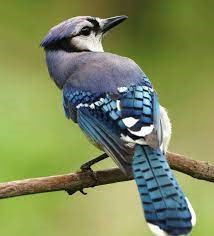
#> input picture LP-VI/I.P/Assignment_2_Histogram_Ubuntu/bird_image.jpeg, 214 x 236 px
$ python assignment_2.py
#> lines starting #> are read from the running program, lines starting #| are printed output that depends on the picture
"""
ASSIGNMENT 2: HISTOGRAM EQUALIZATION
====================================
Display histogram, equalized histogram, and equalized image
Techniques: Histogram calculation and equalization
"""

import cv2
import numpy as np
import matplotlib.pyplot as plt
import os

# Spyder compatibility
import matplotlib
matplotlib.use('Qt5Agg')

print("=" * 70)
print("ASSIGNMENT 2: HISTOGRAM EQUALIZATION")
print("=" * 70)

# Load image
script_dir = os.path.dirname(os.path.abspath(__file__))
image_path = os.path.join(script_dir, 'bird_image.jpeg')

if not os.path.exists(image_path):
    print(f"Error: Image file not found at {image_path}")
    print("Please ensure bird_image.jpeg is in the same directory as this script")
    exit()

image = cv2.imread(image_path)
#> image is the input picture: shape (236, 214, 3); mean B, G, R 89.7, 138.2, 126.6
#| Image Shape: (236, 214, 3)
if image is None:
    print("Error: Could not read the image.")
    exit()

def cv2_imshow(img, title=""):
    """Display image using matplotlib"""
#> called with title = 'Original Color Image (Bird)'
    plt.figure(figsize=(10, 8))
    if len(img.shape) == 2:  # Grayscale
        plt.imshow(img, cmap='gray')
    else:  # Color
        plt.imshow(cv2.cvtColor(img, cv2.COLOR_BGR2RGB))
    plt.axis('off')
    if title:
        plt.title(title, fontsize=14, fontweight='bold')
    plt.tight_layout()
    plt.show()

# =========================================================
# LOAD AND DISPLAY ORIGINAL IMAGE
# =========================================================
print("\n" + "=" * 70)
print("STEP 1: ORIGINAL IMAGE")
print("=" * 70)
print(f"Image Shape: {image.shape}")

cv2_imshow(image, "Original Color Image (Bird)")

# Convert to grayscale
gray = cv2.cvtColor(image, cv2.COLOR_BGR2GRAY)
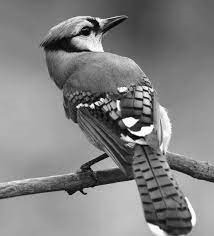
#> gray: shape (236, 214); min 0, max 255, mean 129.2
print(f"Grayscale Image Shape: {gray.shape}")
#| Grayscale Image Shape: (236, 214)

cv2_imshow(gray, "Original Grayscale Image (Bird)")

# =========================================================
# STEP 1: ORIGINAL HISTOGRAM
# =========================================================
print("\n" + "=" * 70)
print("STEP 2: ORIGINAL HISTOGRAM")
print("=" * 70)

# Calculate histogram for original grayscale image
hist_original = cv2.calcHist([gray], [0], None, [256], [0, 256])
#> hist_original = 256 values, max 1343 at index 163, min 5 at index 0, mean 197.3

# Plot the original histogram
plt.figure(figsize=(12, 5))

plt.subplot(1, 2, 1)
plt.hist(gray.ravel(), bins=256, range=[0, 256], color='black', alpha=0.7)
plt.title('Original Histogram (Grayscale)', fontsize=12, fontweight='bold')
plt.xlabel('Pixel Intensity')
plt.ylabel('Number of Pixels')
plt.xlim([0, 256])
plt.grid(True, alpha=0.3)

# =========================================================
# STEP 2: HISTOGRAM EQUALIZATION
# =========================================================
print("\nPerforming Histogram Equalization...")

equalized_gray = cv2.equalizeHist(gray)
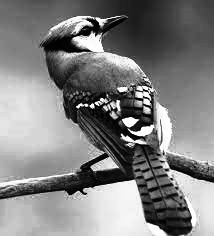
#> equalized_gray: shape (236, 214); min 0, max 255, mean 128.4

# Calculate histogram for equalized image
hist_equalized = cv2.calcHist([equalized_gray], [0], None, [256], [0, 256])
#> hist_equalized = 256 values, max 1343 at index 188, min 0 at index 31, mean 197.3

# Plot the equalized histogram
plt.subplot(1, 2, 2)
plt.hist(equalized_gray.ravel(), bins=256, range=[0, 256], color='blue', alpha=0.7)
plt.title('Equalized Histogram (Grayscale)', fontsize=12, fontweight='bold')
plt.xlabel('Pixel Intensity')
plt.ylabel('Number of Pixels')
plt.xlim([0, 256])
plt.grid(True, alpha=0.3)

plt.tight_layout()
plt.show()
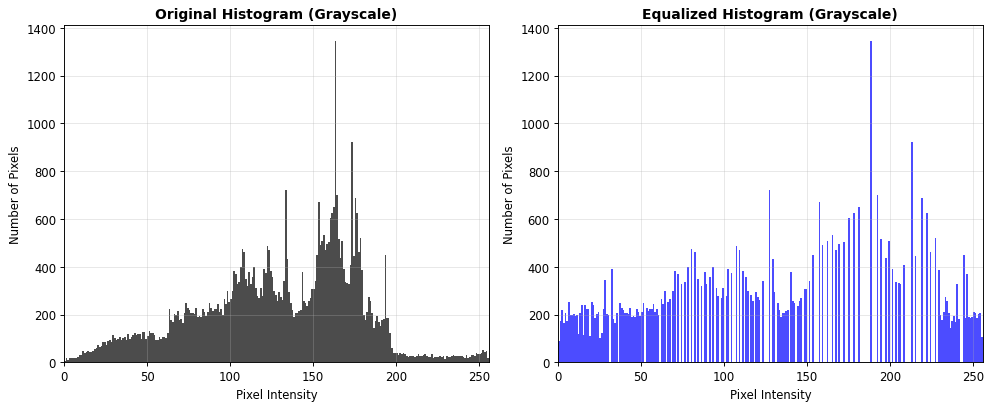
#> figure drawn by matplotlib, 2 panels; panel 1: tallest bar 1343 high, from x = 163 to 164; panel 2: tallest bar 1343 high, from x = 188 to 189

# =========================================================
# STEP 3: DISPLAY EQUALIZED IMAGES
# =========================================================
print("\n" + "=" * 70)
print("STEP 3: EQUALIZED IMAGE")
print("=" * 70)

# Display equalized grayscale image
cv2_imshow(equalized_gray, "Equalized Grayscale Image (Bird)")

# =========================================================
# DETAILED HISTOGRAM COMPARISON
# =========================================================
print("\nCreating detailed histogram comparison...")

fig = plt.figure(figsize=(16, 12))

# Original Grayscale Image
plt.subplot(2, 3, 1)
plt.imshow(gray, cmap='gray')
plt.title('Original Grayscale', fontsize=12, fontweight='bold')
plt.axis('off')

# Original Histogram
plt.subplot(2, 3, 2)
plt.hist(gray.ravel(), bins=256, range=[0, 256], color='black', alpha=0.7)
plt.title('Original Histogram', fontsize=12, fontweight='bold')
plt.xlabel('Pixel Intensity')
plt.ylabel('Frequency')
plt.xlim([0, 256])
plt.grid(True, alpha=0.3)

# Original Stats
plt.subplot(2, 3, 3)
plt.text(0.1, 0.8, 'ORIGINAL IMAGE STATISTICS', fontsize=12, fontweight='bold', transform=plt.gca().transAxes)
plt.text(0.1, 0.65, f'Mean: {gray.mean():.2f}', fontsize=11, transform=plt.gca().transAxes)
plt.text(0.1, 0.55, f'Std Dev: {gray.std():.2f}', fontsize=11, transform=plt.gca().transAxes)
plt.text(0.1, 0.45, f'Min: {gray.min()}', fontsize=11, transform=plt.gca().transAxes)
plt.text(0.1, 0.35, f'Max: {gray.max()}', fontsize=11, transform=plt.gca().transAxes)
plt.axis('off')

# Equalized Grayscale Image
plt.subplot(2, 3, 4)
plt.imshow(equalized_gray, cmap='gray')
plt.title('Equalized Grayscale', fontsize=12, fontweight='bold')
plt.axis('off')

# Equalized Histogram
plt.subplot(2, 3, 5)
plt.hist(equalized_gray.ravel(), bins=256, range=[0, 256], color='blue', alpha=0.7)
plt.title('Equalized Histogram', fontsize=12, fontweight='bold')
plt.xlabel('Pixel Intensity')
plt.ylabel('Frequency')
plt.xlim([0, 256])
plt.grid(True, alpha=0.3)

# Equalized Stats
plt.subplot(2, 3, 6)
plt.text(0.1, 0.8, 'EQUALIZED IMAGE STATISTICS', fontsize=12, fontweight='bold', transform=plt.gca().transAxes)
plt.text(0.1, 0.65, f'Mean: {equalized_gray.mean():.2f}', fontsize=11, transform=plt.gca().transAxes)
plt.text(0.1, 0.55, f'Std Dev: {equalized_gray.std():.2f}', fontsize=11, transform=plt.gca().transAxes)
plt.text(0.1, 0.45, f'Min: {equalized_gray.min()}', fontsize=11, transform=plt.gca().transAxes)
plt.text(0.1, 0.35, f'Max: {equalized_gray.max()}', fontsize=11, transform=plt.gca().transAxes)
plt.axis('off')

plt.tight_layout()
plt.show()
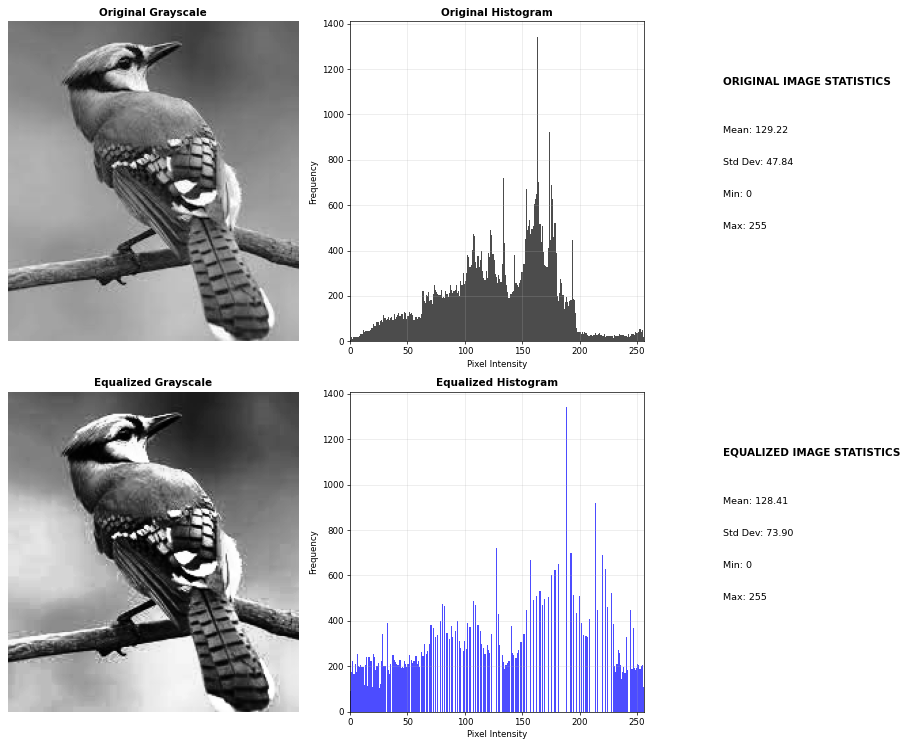
#> figure drawn by matplotlib, 4 panels; panel 2: tallest bar 1343 high, from x = 163 to 164; panel 4: tallest bar 1343 high, from x = 188 to 189

# =========================================================
# SIDE BY SIDE COMPARISON
# =========================================================
print("\nCreating side-by-side comparison...")

fig = plt.figure(figsize=(16, 6))

plt.subplot(1, 3, 1)
plt.imshow(cv2.cvtColor(image, cv2.COLOR_BGR2RGB))
plt.title('Original Color Image', fontsize=12, fontweight='bold')
plt.axis('off')

plt.subplot(1, 3, 2)
plt.imshow(gray, cmap='gray')
plt.title('Original Grayscale', fontsize=12, fontweight='bold')
plt.axis('off')

plt.subplot(1, 3, 3)
plt.imshow(equalized_gray, cmap='gray')
plt.title('Equalized Grayscale', fontsize=12, fontweight='bold')
plt.axis('off')

plt.tight_layout()
plt.show()

# =========================================================
# ANALYSIS
# =========================================================
print("\n" + "=" * 70)
print("HISTOGRAM EQUALIZATION ANALYSIS")
print("=" * 70)
print(f"\nOriginal Image:")
print(f"  Mean Intensity: {gray.mean():.2f}")
#|   Mean Intensity: 129.22
print(f"  Standard Deviation: {gray.std():.2f}")
#|   Standard Deviation: 47.84
print(f"  Min Intensity: {gray.min()}")
#|   Min Intensity: 0
print(f"  Max Intensity: {gray.max()}")
#|   Max Intensity: 255

print(f"\nEqualized Image:")
print(f"  Mean Intensity: {equalized_gray.mean():.2f}")
#|   Mean Intensity: 128.41
print(f"  Standard Deviation: {equalized_gray.std():.2f}")
#|   Standard Deviation: 73.90
print(f"  Min Intensity: {equalized_gray.min()}")
#|   Min Intensity: 0
print(f"  Max Intensity: {equalized_gray.max()}")
#|   Max Intensity: 255

print("\nBenefits of Histogram Equalization:")
print("  ✓ Improves contrast in the image")
print("  ✓ Enhances visibility of details")
print("  ✓ Distributes pixel intensities more evenly")
print("  ✓ Better for image processing operations")

print("\n" + "=" * 70)
print("✓ Assignment 2 Completed Successfully!")
print("=" * 70)
